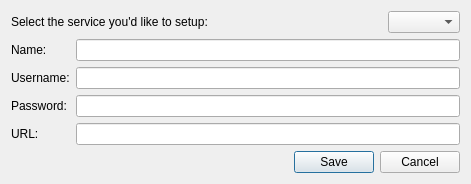
<?xml version="1.0" encoding="UTF-8"?>
<ui version="4.0">
 <class>ToDoListServiceAdd</class>
 <widget class="QDialog" name="ToDoListServiceAdd">
  <property name="windowModality">
   <enum>Qt::ApplicationModal</enum>
  </property>
  <property name="geometry">
   <rect>
    <x>0</x>
    <y>0</y>
    <width>471</width>
    <height>177</height>
   </rect>
  </property>
  <property name="windowTitle">
   <string>Add New ToDo Service</string>
  </property>
  <property name="modal">
   <bool>true</bool>
  </property>
  <layout class="QVBoxLayout" name="verticalLayout">
   <item>
    <layout class="QHBoxLayout" name="horizontalLayout">
     <item>
      <widget class="QLabel" name="label">
       <property name="text">
        <string>Select the service you'd like to setup:</string>
       </property>
      </widget>
     </item>
     <item>
      <spacer name="horizontalSpacer">
       <property name="orientation">
        <enum>Qt::Horizontal</enum>
       </property>
       <property name="sizeHint" stdset="0">
        <size>
         <width>40</width>
         <height>20</height>
        </size>
       </property>
      </spacer>
     </item>
     <item>
      <widget class="QComboBox" name="servicesCombo"/>
     </item>
    </layout>
   </item>
   <item>
    <layout class="QGridLayout" name="gridLayout">
     <item row="0" column="0">
      <widget class="QLabel" name="nameLab">
       <property name="text">
        <string>Name:</string>
       </property>
      </widget>
     </item>
     <item row="0" column="1">
      <widget class="QLineEdit" name="nameLine"/>
     </item>
     <item row="1" column="0">
      <widget class="QLabel" name="label_3">
       <property name="text">
        <string>Username:</string>
       </property>
      </widget>
     </item>
     <item row="1" column="1">
      <widget class="PlaceholderLineEdit" name="uNameLine"/>
     </item>
     <item row="2" column="0">
      <widget class="QLabel" name="passwordLabel">
       <property name="text">
        <string>Password:</string>
       </property>
      </widget>
     </item>
     <item row="2" column="1">
      <widget class="QLineEdit" name="passwordLine">
       <property name="contextMenuPolicy">
        <enum>Qt::DefaultContextMenu</enum>
       </property>
       <property name="inputMethodHints">
        <set>Qt::ImhHiddenText|Qt::ImhNoAutoUppercase|Qt::ImhNoPredictiveText</set>
       </property>
       <property name="echoMode">
        <enum>QLineEdit::Password</enum>
       </property>
      </widget>
     </item>
     <item row="3" column="0">
      <widget class="QLabel" name="urlLabel">
       <property name="text">
        <string>URL:</string>
       </property>
      </widget>
     </item>
     <item row="3" column="1">
      <widget class="QLineEdit" name="urlLine">
       <property name="inputMethodHints">
        <set>Qt::ImhUrlCharactersOnly</set>
       </property>
      </widget>
     </item>
    </layout>
   </item>
   <item>
    <layout class="QHBoxLayout" name="horizontalLayout_5">
     <item>
      <spacer name="horizontalSpacer_2">
       <property name="orientation">
        <enum>Qt::Horizontal</enum>
       </property>
       <property name="sizeHint" stdset="0">
        <size>
         <width>40</width>
         <height>20</height>
        </size>
       </property>
      </spacer>
     </item>
     <item>
      <widget class="QPushButton" name="saveButton">
       <property name="text">
        <string>Save</string>
       </property>
      </widget>
     </item>
     <item>
      <widget class="QPushButton" name="cancelButton">
       <property name="text">
        <string>Cancel</string>
       </property>
      </widget>
     </item>
    </layout>
   </item>
  </layout>
 </widget>
 <customwidgets>
  <customwidget>
   <class>PlaceholderLineEdit</class>
   <extends>QLineEdit</extends>
   <header>PlaceholderLineEdit.h</header>
  </customwidget>
 </customwidgets>
 <resources/>
 <connections/>
</ui>
